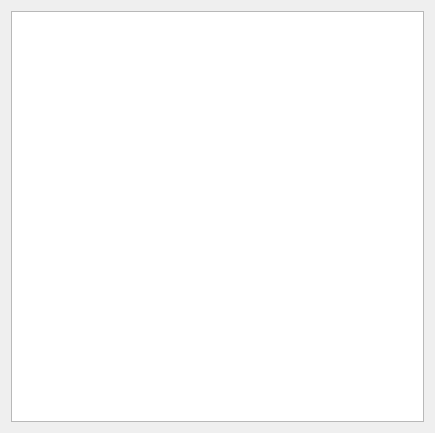
<?xml version="1.0" encoding="UTF-8"?>
<ui version="4.0">
 <class>Dialog_ControlDeviceState</class>
 <widget class="QDialog" name="Dialog_ControlDeviceState">
  <property name="geometry">
   <rect>
    <x>0</x>
    <y>0</y>
    <width>435</width>
    <height>433</height>
   </rect>
  </property>
  <property name="windowTitle">
   <string>Dialog</string>
  </property>
  <layout class="QGridLayout" name="gridLayout">
   <item row="0" column="0">
    <widget class="AlfredGraphicsView" name="graphicsView"/>
   </item>
  </layout>
 </widget>
 <customwidgets>
  <customwidget>
   <class>AlfredGraphicsView</class>
   <extends>QGraphicsView</extends>
   <header location="global">alfredgraphicsview.h</header>
  </customwidget>
 </customwidgets>
 <resources/>
 <connections/>
</ui>
